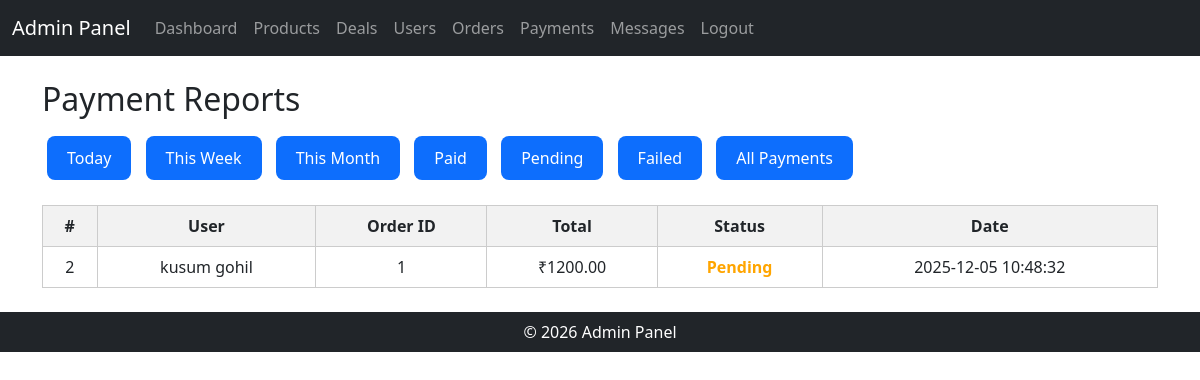
/admin_payment_report.php, run on an earlier commit of the app's database.
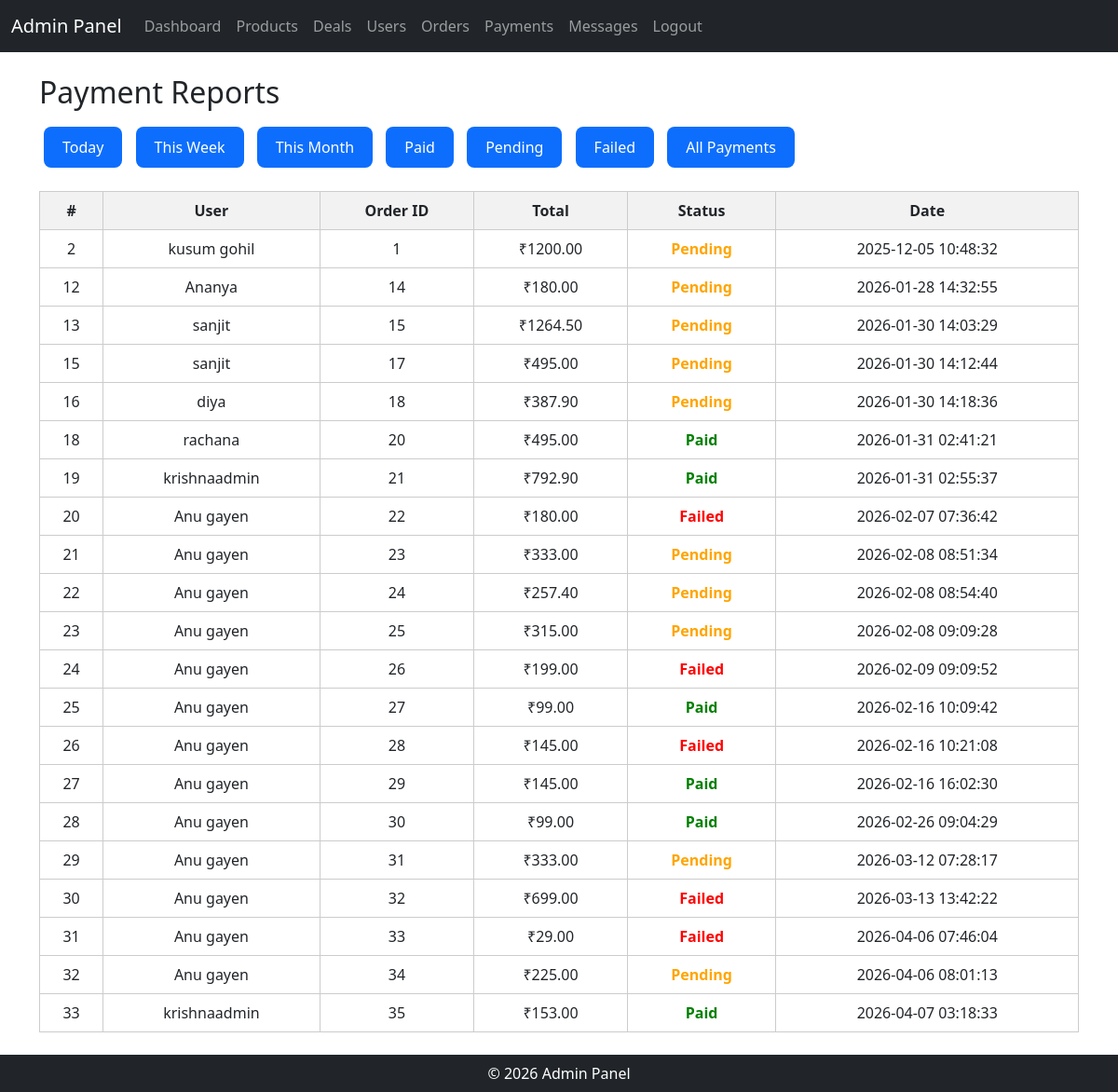
And on a later commit of the database.
### tables this page shows
CREATE TABLE `payments` (
  `payment_id` int(11) NOT NULL,
  `order_id` int(11) NOT NULL,
  `user_id` int(11) NOT NULL,
  `amount` decimal(10,2) NOT NULL,
  `payment_method` varchar(50) NOT NULL,
  `payment_status` varchar(20) NOT NULL DEFAULT 'Completed',
  `payment_date` timestamp NOT NULL DEFAULT current_timestamp()
);

CREATE TABLE `userr` (
  `U_id` int(11) NOT NULL,
  `U_name` varchar(100) NOT NULL,
  `U_email` varchar(100) DEFAULT NULL,
  `password` varchar(255) NOT NULL,
  `U_phone` varchar(15) DEFAULT NULL,
  `R__id` int(11) NOT NULL DEFAULT 2,
  `reset_token` varchar(255) DEFAULT NULL,
  `token_expiry` datetime DEFAULT NULL,
  `address` text NOT NULL,
  `created_at` timestamp NOT NULL DEFAULT current_timestamp()
);

CREATE TABLE `orders` (
  `order_id` int(11) NOT NULL,
  `user_id` int(11) NOT NULL,
  `order_date` timestamp NOT NULL DEFAULT current_timestamp(),
  `order_total` decimal(10,2) NOT NULL,
  `payment_status` varchar(50) DEFAULT 'Pending',
  `order_status` varchar(50) DEFAULT 'Processing',
  `deal_code` varchar(50) DEFAULT NULL,
  `discount_amount` decimal(10,2) DEFAULT 0.00,
  `cancelled_by` enum('user','admin') DEFAULT NULL
);

### admin_payment_report.php (the view, shortened to what this page needs)
<?php
include "config/db.php";
include "admin_header.php";
$filter = $_GET['filter'] ?? 'all';
if($filter == "today"){
    $sql = "SELECT p.*, o.payment_status, o.order_total, u.U_name
            FROM payments p
            JOIN orders o ON p.order_id=o.order_id
            JOIN userr u ON o.user_id=u.U_id
            WHERE DATE(p.payment_date)=CURDATE()";
}elseif($filter == "week"){
    $sql = "SELECT p.*, o.payment_status, o.order_total, u.U_name
            FROM payments p
            JOIN orders o ON p.order_id=o.order_id
            JOIN userr u ON o.user_id=u.U_id
            WHERE YEARWEEK(p.payment_date,1)=YEARWEEK(CURDATE(),1)";
}elseif($filter == "paid"){
    $sql = "SELECT p.*, o.payment_status, o.order_total, u.U_name
            FROM payments p
            JOIN orders o ON p.order_id=o.order_id
            JOIN userr u ON o.user_id=u.U_id
            WHERE o.payment_status='Paid'";
}elseif($filter == "pending"){
    $sql = "SELECT p.*, o.payment_status, o.order_total, u.U_name
            FROM payments p
            JOIN orders o ON p.order_id=o.order_id
            JOIN userr u ON o.user_id=u.U_id
            WHERE o.payment_status='Pending'";
}elseif($filter == "failed"){
    $sql = "SELECT p.*, o.payment_status, o.order_total, u.U_name
            FROM payments p
            JOIN orders o ON p.order_id=o.order_id
            JOIN userr u ON o.user_id=u.U_id
            WHERE o.payment_status='Failed'";
}else{
    $sql = "SELECT p.*, o.payment_status, o.order_total, u.U_name
            FROM payments p
            JOIN orders o ON p.order_id=o.order_id
            JOIN userr u ON o.user_id=u.U_id";
}
$result = mysqli_query($conn,$sql);
?>
<!DOCTYPE html>
<html>
<head>
</head>
<body>
<h2>Payment Reports</h2>
<form method="GET">
    <button name="filter" value="today">Today</button>
    <button name="filter" value="week">This Week</button>
    <button name="filter" value="month">This Month</button>
    <button name="filter" value="paid">Paid</button>
    <button name="filter" value="pending">Pending</button>
    <button name="filter" value="failed">Failed</button>
    <button name="filter" value="all">All Payments</button>
</form>
<table>
<tr>
    <th>#</th>
    <th>User</th>
    <th>Order ID</th>
    <th>Total</th>
    <th>Status</th>
    <th>Date</th>
</tr>
<?php while($row=mysqli_fetch_assoc($result)){ ?>
<tr>
    <td><?= $row['payment_id']; ?></td>
    <td><?= $row['U_name']; ?></td>
    <td><?= $row['order_id']; ?></td>
    <td>₹<?= $row['order_total']; ?></td>
    <td class="status-<?= strtolower($row['payment_status']); ?>">
        <?= $row['payment_status']; ?>
    </td>
    <td><?= $row['payment_date']; ?></td>
</tr>
<?php } ?>
</table>
<?php include 'admin_footer.php'; ?>
</body>
</html>

What changed in the data, as far as the page shows it:
added payments: payment_id "12", userr.U_name "Ananya", order "14", order.order_total "180.00", order.payment_status "Pending", payment_date "2026-01-28 14:32:55"
added payments: payment_id "13", userr.U_name "sanjit", order "15", order.order_total "1264.50", order.payment_status "Pending", payment_date "2026-01-30 14:03:29"
added payments: payment_id "15", userr.U_name "sanjit", order "17", order.order_total "495.00", order.payment_status "Pending", payment_date "2026-01-30 14:12:44"
added payments: payment_id "16", userr.U_name "diya", order "18", order.order_total "387.90", order.payment_status "Pending", payment_date "2026-01-30 14:18:36"
added payments: payment_id "18", userr.U_name "rachana", order "20", order.order_total "495.00", order.payment_status "Paid", payment_date "2026-01-31 02:41:21"
added payments: payment_id "19", userr.U_name "krishnaadmin", order "21", order.order_total "792.90", order.payment_status "Paid", payment_date "2026-01-31 02:55:37"
added payments: payment_id "20", userr.U_name "Anu gayen", order "22", order.order_total "180.00", order.payment_status "Failed", payment_date "2026-02-07 07:36:42"
added payments: payment_id "21", userr.U_name "Anu gayen", order "23", order.order_total "333.00", order.payment_status "Pending", payment_date "2026-02-08 08:51:34"
added payments: payment_id "22", userr.U_name "Anu gayen", order "24", order.order_total "257.40", order.payment_status "Pending", payment_date "2026-02-08 08:54:40"
added payments: payment_id "23", userr.U_name "Anu gayen", order "25", order.order_total "315.00", order.payment_status "Pending", payment_date "2026-02-08 09:09:28"
added payments: payment_id "24", userr.U_name "Anu gayen", order "26", order.order_total "199.00", order.payment_status "Failed", payment_date "2026-02-09 09:09:52"
added payments: payment_id "25", userr.U_name "Anu gayen", order "27", order.order_total "99.00", order.payment_status "Paid", payment_date "2026-02-16 10:09:42"
added payments: payment_id "26", userr.U_name "Anu gayen", order "28", order.order_total "145.00", order.payment_status "Failed", payment_date "2026-02-16 10:21:08"
added payments: payment_id "27", userr.U_name "Anu gayen", order "29", order.order_total "145.00", order.payment_status "Paid", payment_date "2026-02-16 16:02:30"
added payments: payment_id "28", userr.U_name "Anu gayen", order "30", order.order_total "99.00", order.payment_status "Paid", payment_date "2026-02-26 09:04:29"
added payments: payment_id "29", userr.U_name "Anu gayen", order "31", order.order_total "333.00", order.payment_status "Pending", payment_date "2026-03-12 07:28:17"
added payments: payment_id "30", userr.U_name "Anu gayen", order "32", order.order_total "699.00", order.payment_status "Failed", payment_date "2026-03-13 13:42:22"
added payments: payment_id "31", userr.U_name "Anu gayen", order "33", order.order_total "29.00", order.payment_status "Failed", payment_date "2026-04-06 07:46:04"
added payments: payment_id "32", userr.U_name "Anu gayen", order "34", order.order_total "225.00", order.payment_status "Pending", payment_date "2026-04-06 08:01:13"
added payments: payment_id "33", userr.U_name "krishnaadmin", order "35", order.order_total "153.00", order.payment_status "Paid", payment_date "2026-04-07 03:18:33"
